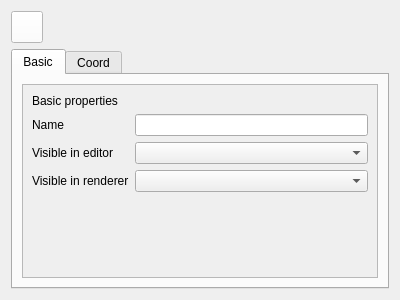
<?xml version="1.0" encoding="UTF-8"?>
<ui version="4.0">
 <class>Attributes</class>
 <widget class="QWidget" name="Attributes">
  <property name="geometry">
   <rect>
    <x>0</x>
    <y>0</y>
    <width>400</width>
    <height>300</height>
   </rect>
  </property>
  <property name="styleSheet">
   <string notr="true">.Label {
	color: lightgray;
}
</string>
  </property>
  <layout class="QVBoxLayout" name="verticalLayout">
   <item>
    <layout class="QHBoxLayout" name="horizontalLayout">
     <item>
      <widget class="MediaControl" name="pushButton">
       <property name="sizePolicy">
        <sizepolicy hsizetype="Fixed" vsizetype="Fixed">
         <horstretch>0</horstretch>
         <verstretch>0</verstretch>
        </sizepolicy>
       </property>
       <property name="minimumSize">
        <size>
         <width>32</width>
         <height>32</height>
        </size>
       </property>
       <property name="maximumSize">
        <size>
         <width>32</width>
         <height>32</height>
        </size>
       </property>
       <property name="focusPolicy">
        <enum>Qt::NoFocus</enum>
       </property>
       <property name="styleSheet">
        <string notr="true">background: white;</string>
       </property>
       <property name="icon">
        <iconset resource="icons.qrc">
         <normaloff>:/dialogs/primitives</normaloff>:/dialogs/primitives</iconset>
       </property>
      </widget>
     </item>
     <item>
      <widget class="TitleLabel" name="label">
       <property name="styleSheet">
        <string notr="true">color: lightgray;</string>
       </property>
      </widget>
     </item>
    </layout>
   </item>
   <item>
    <widget class="QTabWidget" name="tabWidget">
     <widget class="QWidget" name="tab">
      <attribute name="title">
       <string>Basic</string>
      </attribute>
      <layout class="QGridLayout" name="gridLayout">
       <item row="0" column="0">
        <widget class="QScrollArea" name="scrollArea">
         <property name="widgetResizable">
          <bool>true</bool>
         </property>
         <widget class="QWidget" name="scrollAreaWidgetContents">
          <property name="geometry">
           <rect>
            <x>0</x>
            <y>0</y>
            <width>358</width>
            <height>194</height>
           </rect>
          </property>
          <layout class="QVBoxLayout" name="verticalLayout_2">
           <item>
            <widget class="QLabel" name="label_2">
             <property name="text">
              <string>Basic properties</string>
             </property>
             <property name="class" stdset="0">
              <string>section</string>
             </property>
            </widget>
           </item>
           <item>
            <layout class="QFormLayout" name="formLayout">
             <item row="0" column="0">
              <widget class="Label" name="label_3">
               <property name="text">
                <string>Name</string>
               </property>
              </widget>
             </item>
             <item row="1" column="0">
              <widget class="Label" name="label_4">
               <property name="text">
                <string>Visible in editor</string>
               </property>
              </widget>
             </item>
             <item row="2" column="0">
              <widget class="Label" name="label_5">
               <property name="text">
                <string>Visible in renderer</string>
               </property>
              </widget>
             </item>
             <item row="0" column="1">
              <widget class="LineEdit" name="lineEdit"/>
             </item>
             <item row="1" column="1">
              <widget class="QComboBox" name="comboBox"/>
             </item>
             <item row="2" column="1">
              <widget class="QComboBox" name="comboBox_2"/>
             </item>
            </layout>
           </item>
           <item>
            <spacer name="verticalSpacer">
             <property name="orientation">
              <enum>Qt::Vertical</enum>
             </property>
             <property name="sizeHint" stdset="0">
              <size>
               <width>20</width>
               <height>40</height>
              </size>
             </property>
            </spacer>
           </item>
          </layout>
         </widget>
        </widget>
       </item>
      </layout>
     </widget>
     <widget class="QWidget" name="tab_2">
      <attribute name="title">
       <string>Coord</string>
      </attribute>
     </widget>
    </widget>
   </item>
  </layout>
 </widget>
 <customwidgets>
  <customwidget>
   <class>MediaControl</class>
   <extends>QPushButton</extends>
   <header>mediacontrol.h</header>
  </customwidget>
  <customwidget>
   <class>Label</class>
   <extends>QLabel</extends>
   <header>label.h</header>
  </customwidget>
  <customwidget>
   <class>LineEdit</class>
   <extends>QLineEdit</extends>
   <header>lineedit.h</header>
  </customwidget>
  <customwidget>
   <class>TitleLabel</class>
   <extends>QLabel</extends>
   <header>titlelabel.h</header>
  </customwidget>
 </customwidgets>
 <resources>
  <include location="icons.qrc"/>
 </resources>
 <connections/>
</ui>
